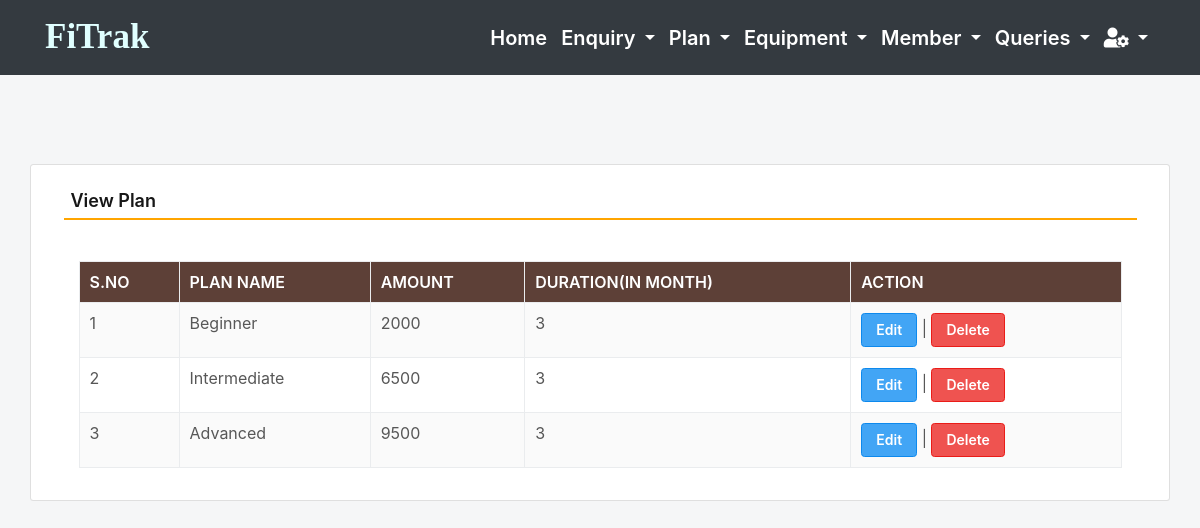
The app's page /viewPlan (signed in) with its own data.
### gym/models.py (models this page shows, shortened)
class Plan(models.Model):
    name = models.CharField(max_length=150, null=True)
    amount = models.CharField(max_length=15, null=True)
    duration = models.CharField(max_length=15, null=True)

### gym/views.py (the view)
# urls.py: path('viewPlan', viewPlan, name='viewPlan'),
def viewPlan(request):
    if not request.user.is_authenticated:
        return redirect(admin_login)
    plan = Plan.objects.all()
    return render(request,'viewPlan.html', locals())

### gym/templates/viewPlan.html (shortened to what this page needs)
{% include 'admin_nav.html' %}
{% load static %}
{% block main %}
 <html lang="en" class="no-focus">
<link rel="stylesheet" id="css-main" href="{% static 'css1/codebase.min.css' %}">
 <br><br><br><br>
	<div class="container card shadow mt-5">
		<div class="card-body">
			<h5 class="p-2" style="border-bottom: 2px solid orange">View Plan</h5>
             <br>
            <div class="container-fluid">
             <table id="example" class="table table-striped table-bordered" style="width:100%">
                  <thead class="text-white" style="background-color : #5d4037;">
				     <tr>
					   <th>S.No</th>
					   <th>Plan Name</th>
					   <th>Amount</th>
					   <th>Duration(In Month)</th>
                       <th>Action</th>
				     </tr>
			      </thead>
			       <tbody>
                     {% for i in plan %}
			          <tr>
                        <td>{{forloop.counter}}</td>
						<td>{{i.name}}</td>
						<td>{{i.amount}}</td>
						<td>{{i.duration}}</td>
						<td><a href="{% url 'edit_Plan' i.id %}" class="btn btn-primary">Edit</a> |
                          <a href="{% url 'delete_Plan' i.id %}" class="btn btn-danger" onclick="return confirm('Are you sure to delete this Plan ?')">Delete</a></td>
                      </tr>
                      {% endfor %}
                   </tbody>
		        </table>
            </div>
        </div>
	</div>
        <link rel="stylesheet" href="https://use.fontawesome.com/releases/v5.6.3/css/all.css">
 </html>
{% endblock %}

### records on screen
Plan: name "Beginner", amount "2000", duration "3"
Plan: name "Intermediate", amount "6500", duration "3"
Plan: name "Advanced", amount "9500", duration "3"
